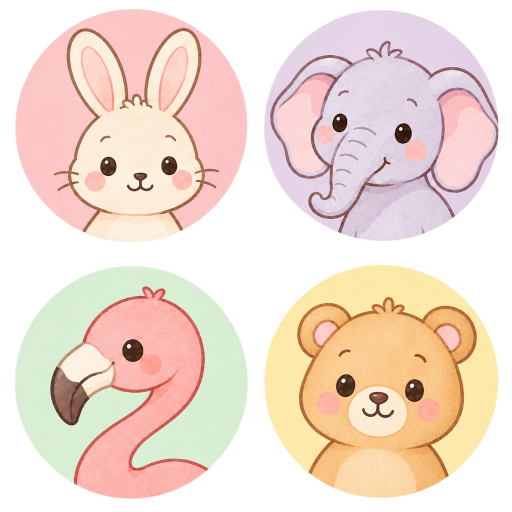
#> input picture artwork/source/character-atlas-01.png, 1024 x 1024 px, found by its file name (shown at 1/2 size); its folder holds only this picture in this run
$ python diagnose_artwork.py
#> lines starting #> are read from the running program, lines starting #| are printed output that depends on the picture
import json
from pathlib import Path
import numpy as np
from PIL import Image, ImageDraw

source = Path('artwork/source')
out = Path('artwork/diagnostics')
out.mkdir(parents=True, exist_ok=True)
results = []
lines = ['# Original artwork diagnostics', '', 'No source images were changed. Cell numbers are 0=top-left, 1=top-right, 2=bottom-left, 3=bottom-right.', 'Alpha ranges from 0 (transparent) to 255 (opaque). Measurements below are diagnostics, not artwork approval.', '']
for number in range(1, 12):
    path = source / f'character-atlas-{number:02d}.png'
    with Image.open(path) as opened:
#> opened is the input picture: PIL image 1024x1024 RGBA; mean R, G, B, A 158, 137.9, 125.9, 163.9
        mode = opened.mode
#> mode = 'RGBA'
        im = opened.convert('RGBA')
    if im.size != (1024, 1024):
        lines.append(f'{path.name}: unexpected dimensions {im.size}')
        continue
    preview = Image.new('RGB', (2048, 512), '#cccccc')
#> preview: PIL image 2048x512 RGB; every value is 204
    for index in range(4):
        row, col = divmod(index, 2)
        cell = im.crop((col*512,row*512,col*512+512,row*512+512))
        a = np.array(cell.getchannel('A'))
        entry = {'sheet':path.name, 'cell':index, 'original_mode':mode, 'nonzero_pixels':int(np.count_nonzero(a)), 'max_alpha':int(a.max()), 'alpha_histogram':np.bincount(a.ravel(), minlength=256).tolist(), 'bounds_by_alpha_threshold':{str(t):cell.getchannel('A').point(lambda v:255 if v>t else 0).getbbox() for t in [0,8,127,249]}}
        box = entry['bounds_by_alpha_threshold']['8']
        if box:
            tile = cell.crop(box).resize((448,448), Image.Resampling.LANCZOS)
            ta = np.array(tile.getchannel('A'))
            yy, xx = np.mgrid[:448,:448]
            radius = np.sqrt((xx-223.5)**2+(yy-223.5)**2)
            entry['regions_after_tight_resize'] = {}
            for name, region in [('centre_r200',radius<200),('test_core_r220',radius<220),('edge_ring_r200_to224',(radius>=200)&(radius<224))]:
                values = ta[region]
                entry['regions_after_tight_resize'][name] = {'pixels':int(values.size),'alpha_min':int(values.min()),'alpha_percentiles':np.percentile(values,[1,5,50,95,99]).tolist(),'pixels_below_250':int(np.count_nonzero(values<250)),'percent_below_250':float(100*np.mean(values<250))}
            bad_y, bad_x = np.where((ta<250)&(radius<220))
            entry['first_20_low_alpha_core_pixels'] = [{'x':int(x),'y':int(y),'alpha':int(ta[y,x])} for y,x in zip(bad_y[:20],bad_x[:20])]
        results.append(entry)
        preview.paste(cell,(index*512,0),cell)
        heat = np.zeros((512,512,3),dtype='uint8')
        heat[:,:,0] = 255-a
        heat[:,:,1] = a
        Image.fromarray(heat).save(out / f'{path.stem}-cell-{index}-alpha.png')
        ImageDraw.Draw(preview).text((index*512+5,5),f'cell {index}',fill='black')
        regions = entry.get('regions_after_tight_resize',{})
        lines.append(f'{path.name} cell {index}: bounds(alpha>8)={box}; max alpha={entry["max_alpha"]}; nonzero pixels={entry["nonzero_pixels"]}')
        for name, stats in regions.items():
            lines.append(f'  {name}: min={stats["alpha_min"]}, below 250={stats["pixels_below_250"]}/{stats["pixels"]} ({stats["percent_below_250"]:.4f}%)')
#> this loop made 4 passes
#> box on passes 1 to 4: (30, 18, 495, 485), (14, 19, 486, 484), (28, 19, 496, 486), (16, 18, 485, 484)
#> pass 1, `a = np.array(cell.getchannel('A'))`:
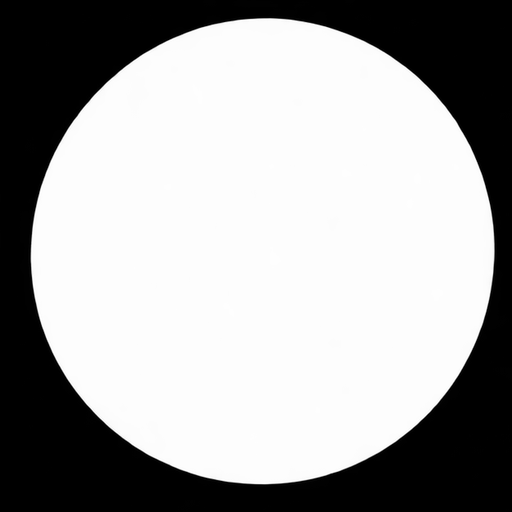
#> a: shape (512, 512); min 0, max 255, mean 163.5
#> pass 1, `tile = cell.crop(box).resize((448,448), Image.Resampling.LANCZOS)`:
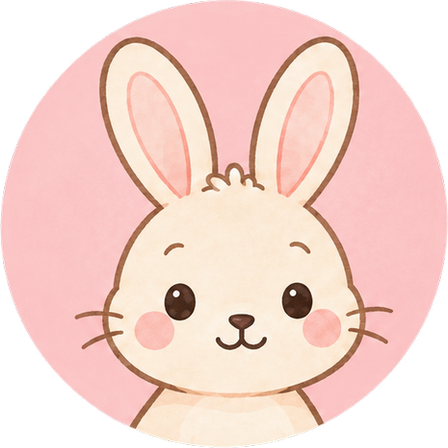
#> tile: PIL image 448x448 RGBA; mean R, G, B, A 194.9, 163.2, 155.5, 197.3; transparent parts drawn white
#> pass 1, `ta = np.array(tile.getchannel('A'))`:
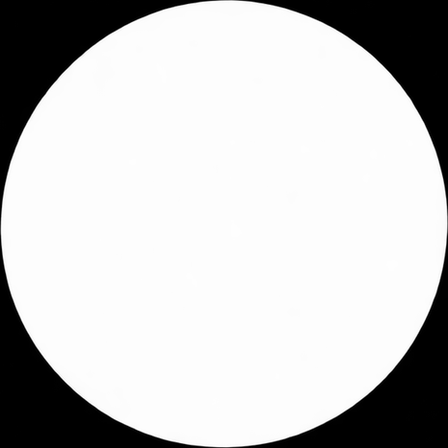
#> ta: shape (448, 448); min 0, max 255, mean 197.3
#> after the loop:
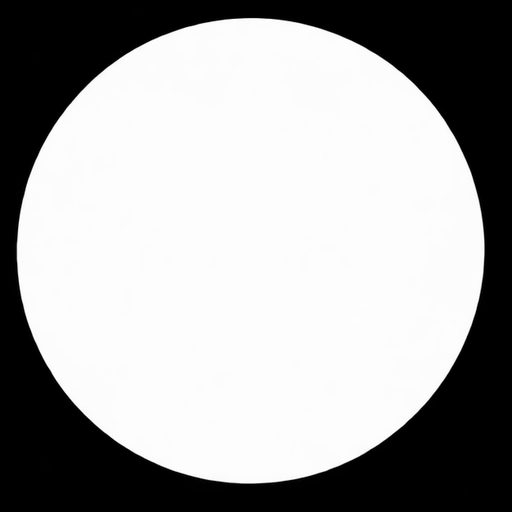
#> a: shape (512, 512); min 0, max 255, mean 164.5
#> after the loop:
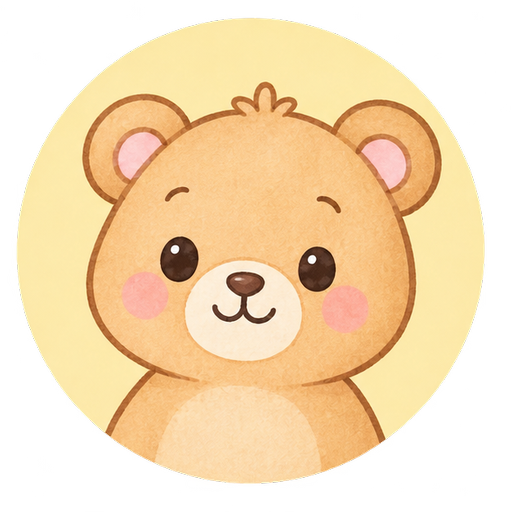
#> cell: PIL image 512x512 RGBA; mean R, G, B, A 162.8, 137.2, 98.7, 164.5; transparent parts drawn white
#> after the loop:
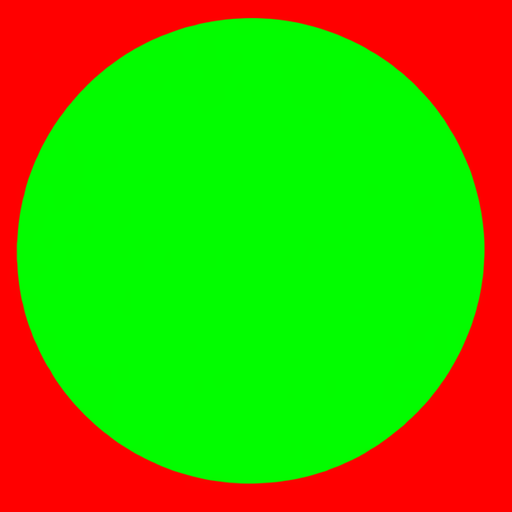
#> heat: shape (512, 512, 3); mean R, G, B 90.5, 164.5, 0
#> after the loop:
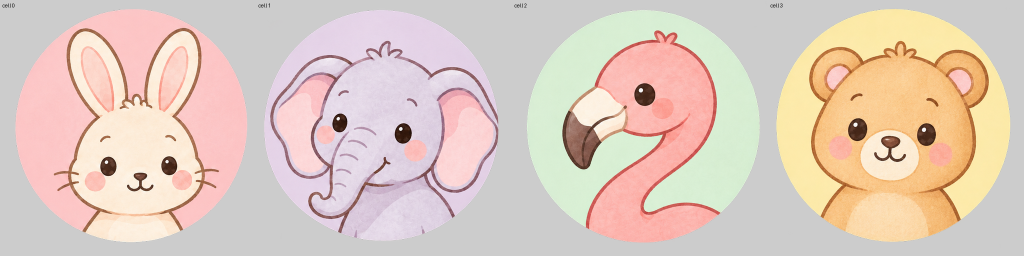
#> preview: PIL image 2048x512 RGB (shown at 1/2 size); mean R, G, B 222.7, 203, 191.3
#> after the loop, lines = 21 items; results = 4 items
#> (the run stopped early here; a loop or call above may not have finished)
